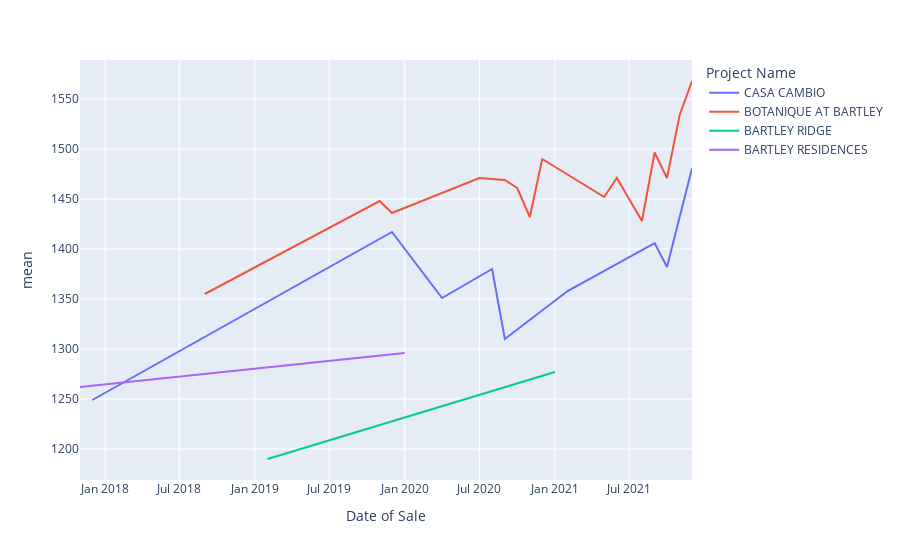

Notebook source saved alongside this figure:
### Code cell
fig = px.line(twobed_sqdf, x="Date of Sale", y="mean", color='Project Name', title='2 bedroom sqft unit price per project)
fig.show()

### Figure 1 — Plotly figure (JSON) as saved in the notebook; plotly's stock layout.template omitted (floating-point values rounded to 4 significant figures)
{"data": [{"hovertemplate": "Project Name=CASA CAMBIO<br>Date of Sale=%{x}<br>mean=%{y}<extra></extra>", "legendgroup": "CASA CAMBIO", "line": {"color": "#636efa", "dash": "solid"}, "marker": {"symbol": "circle"}, "mode": "lines", "name": "CASA CAMBIO", "orientation": "v", "showlegend": true, "type": "scatter", "x": ["2021-12-01T00:00:00", "2021-10-01T00:00:00", "2021-09-01T00:00:00", "2021-02-01T00:00:00", "2020-09-01T00:00:00", "2020-08-01T00:00:00", "2020-04-01T00:00:00", "2019-12-01T00:00:00", "2017-12-01T00:00:00"], "xaxis": "x", "y": [1480.0, 1382, 1406, 1358, 1310, 1380, 1351, 1417, 1249], "yaxis": "y"}, {"hovertemplate": "Project Name=BOTANIQUE AT BARTLEY<br>Date of Sale=%{x}<br>mean=%{y}<extra></extra>", "legendgroup": "BOTANIQUE AT BARTLEY", "line": {"color": "#EF553B", "dash": "solid"}, "marker": {"symbol": "circle"}, "mode": "lines", "name": "BOTANIQUE AT BARTLEY", "orientation": "v", "showlegend": true, "type": "scatter", "x": ["2021-12-01T00:00:00", "2021-11-01T00:00:00", "2021-10-01T00:00:00", "2021-09-01T00:00:00", "2021-08-01T00:00:00", "2021-06-01T00:00:00", "2021-05-01T00:00:00", "2020-12-01T00:00:00", "2020-11-01T00:00:00", "2020-10-01T00:00:00", "2020-09-01T00:00:00", "2020-07-01T00:00:00", "2019-12-01T00:00:00", "2019-11-01T00:00:00", "2018-09-01T00:00:00"], "xaxis": "x", "y": [1568, 1534, 1471, 1496.0, 1428, 1471, 1452, 1490, 1432, 1461, 1469, 1471, 1436, 1448, 1355], "yaxis": "y"}, {"hovertemplate": "Project Name=BARTLEY RIDGE<br>Date of Sale=%{x}<br>mean=%{y}<extra></extra>", "legendgroup": "BARTLEY RIDGE", "line": {"color": "#00cc96", "dash": "solid"}, "marker": {"symbol": "circle"}, "mode": "lines", "name": "BARTLEY RIDGE", "orientation": "v", "showlegend": true, "type": "scatter", "x": ["2021-01-01T00:00:00", "2019-02-01T00:00:00"], "xaxis": "x", "y": [1277, 1190], "yaxis": "y"}, {"hovertemplate": "Project Name=BARTLEY RESIDENCES<br>Date of Sale=%{x}<br>mean=%{y}<extra></extra>", "legendgroup": "BARTLEY RESIDENCES", "line": {"color": "#ab63fa", "dash": "solid"}, "marker": {"symbol": "circle"}, "mode": "lines", "name": "BARTLEY RESIDENCES", "orientation": "v", "showlegend": true, "type": "scatter", "x": ["2020-01-01T00:00:00", "2017-11-01T00:00:00"], "xaxis": "x", "y": [1296, 1262], "yaxis": "y"}], "layout": {"legend": {"title": {"text": "Project Name"}, "tracegroupgap": 0}, "margin": {"t": 60}, "xaxis": {"anchor": "y", "domain": [0, 1], "title": {"text": "Date of Sale"}}, "yaxis": {"anchor": "x", "domain": [0, 1], "title": {"text": "mean"}}}}
